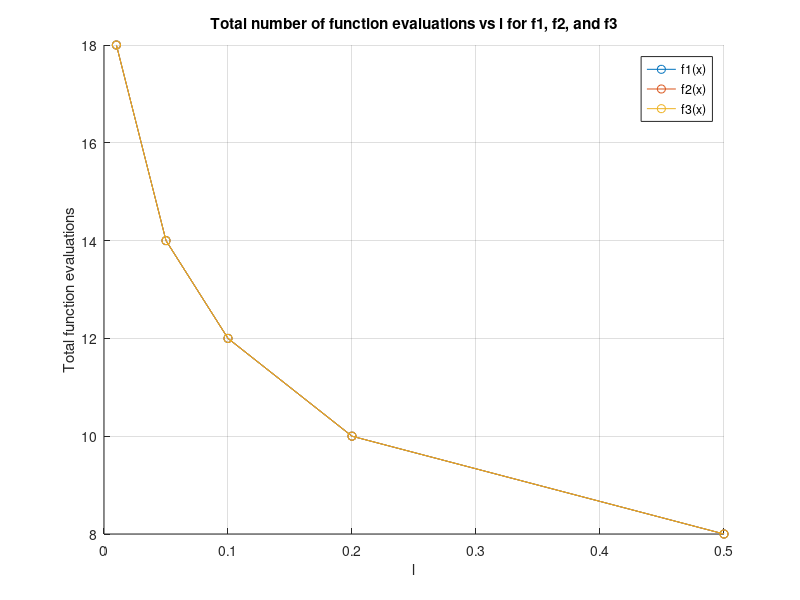

The MATLAB script that drew this image:
% Ορισμός των συναρτήσεων
f1 = @(x) (x - 2).^2 + x .* log(x + 3); % f1(x) = (x - 2)^2 + x * ln(x + 3)
f2 = @(x) exp(-2*x) + (x - 2).^2; % f2(x) = e^(-2x) + (x - 2)^2
f3 = @(x) exp(x) .* (x.^3 - 1) + (x - 1) .* sin(x); % f3(x) = e^x * (x^3 - 1) + (x - 1) * sin(x)

% Αρχικό διάστημα [a, b]
a_init = -1;
b_init = 3;

% Σταθερή τιμή epsilon
epsilon = 0.001;

% Διαφορετικές τιμές για το l
l_values = [0.01, 0.05, 0.1, 0.2, 0.5]; % Δοκιμάστε διάφορες τιμές του l
num_calculations_f1 = zeros(size(l_values)); % Πίνακας για αποθήκευση υπολογισμών για f1
num_calculations_f2 = zeros(size(l_values)); % Πίνακας για αποθήκευση υπολογισμών για f2
num_calculations_f3 = zeros(size(l_values)); % Πίνακας για αποθήκευση υπολογισμών για f3

% Βρόχος για διαφορετικές τιμές του l
for i = 1:length(l_values)
    l = l_values(i); % Επιλέγουμε το τρέχον l
    
    % Υπολογισμός για f1
    a = a_init; b = b_init; count = 0; % Reset for each function
    while (b - a) > l
        x1k = (a + b) / 2 - epsilon;
        x2k = (a + b) / 2 + epsilon;
        
        f1k = f1(x1k);
        f2k = f1(x2k);
        count = count + 2; % Αύξηση του αριθμού των υπολογισμών
        
        if f1k < f2k
            b = x2k; % Ενημέρωση ορίων
        else
            a = x1k;
        end
    end
    num_calculations_f1(i) = count; % Αποθήκευση υπολογισμών για f1
    
    % Υπολογισμός για f2
    a = a_init; b = b_init; count = 0; % Reset for each function
    while (b - a) > l
        x1k = (a + b) / 2 - epsilon;
        x2k = (a + b) / 2 + epsilon;
        
        f1k = f2(x1k);
        f2k = f2(x2k);
        count = count + 2; % Αύξηση του αριθμού των υπολογισμών
        
        if f1k < f2k
            b = x2k; % Ενημέρωση ορίων
        else
            a = x1k;
        end
    end
    num_calculations_f2(i) = count; % Αποθήκευση υπολογισμών για f2
    
    % Υπολογισμός για f3
    a = a_init; b = b_init; count = 0; % Reset for each function
    while (b - a) > l
        x1k = (a + b) / 2 - epsilon;
        x2k = (a + b) / 2 + epsilon;
        
        f1k = f3(x1k);
        f2k = f3(x2k);
        count = count + 2; % Αύξηση του αριθμού των υπολογισμών
        
        if f1k < f2k
            b = x2k; % Ενημέρωση ορίων
        else
            a = x1k;
        end
    end
    num_calculations_f3(i) = count; % Αποθήκευση υπολογισμών για f3
end

% Γραφική παράσταση των υπολογισμών για τις τρεις συναρτήσεις
figure;
hold on;
plot(l_values, num_calculations_f1, '-o', 'DisplayName', 'f1(x)');
plot(l_values, num_calculations_f2, '-o', 'DisplayName', 'f2(x)');
plot(l_values, num_calculations_f3, '-o', 'DisplayName', 'f3(x)');
xlabel('l');
ylabel('Total function evaluations');
title('Total number of function evaluations vs l for f1, f2, and f3');
legend show; % Εμφάνιση του λεξικού
grid on;
hold off;
